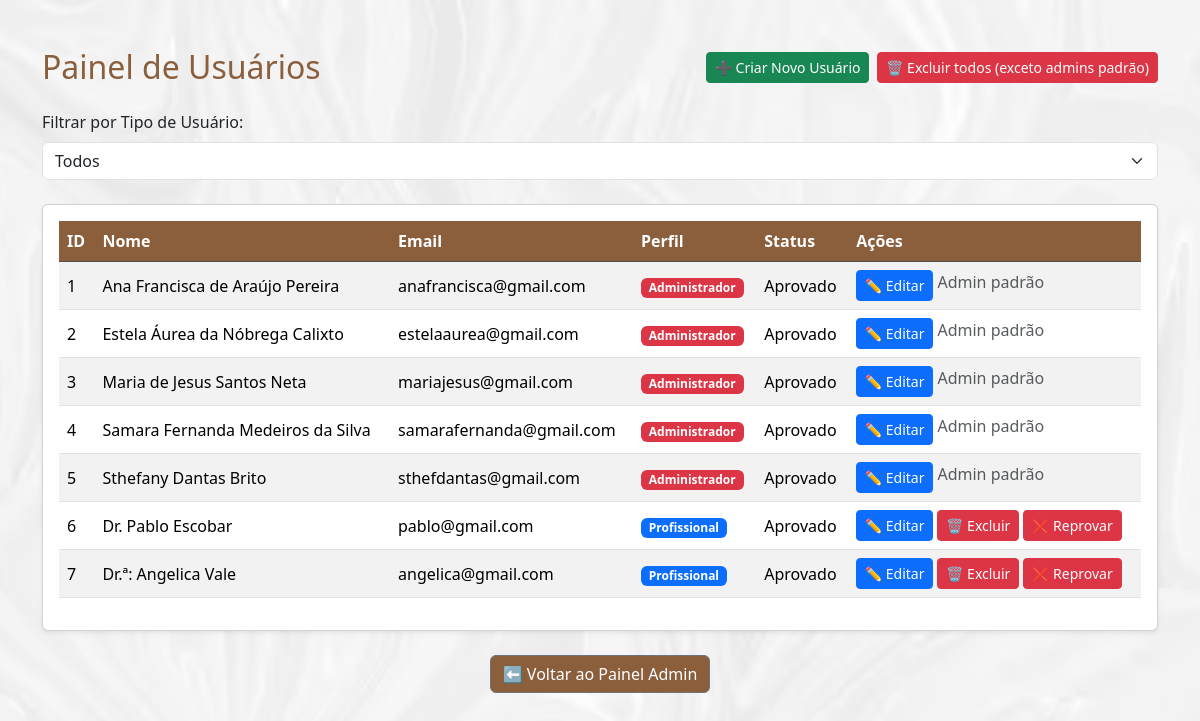
Before: /admin/usuarios (signed in) with the older database file.
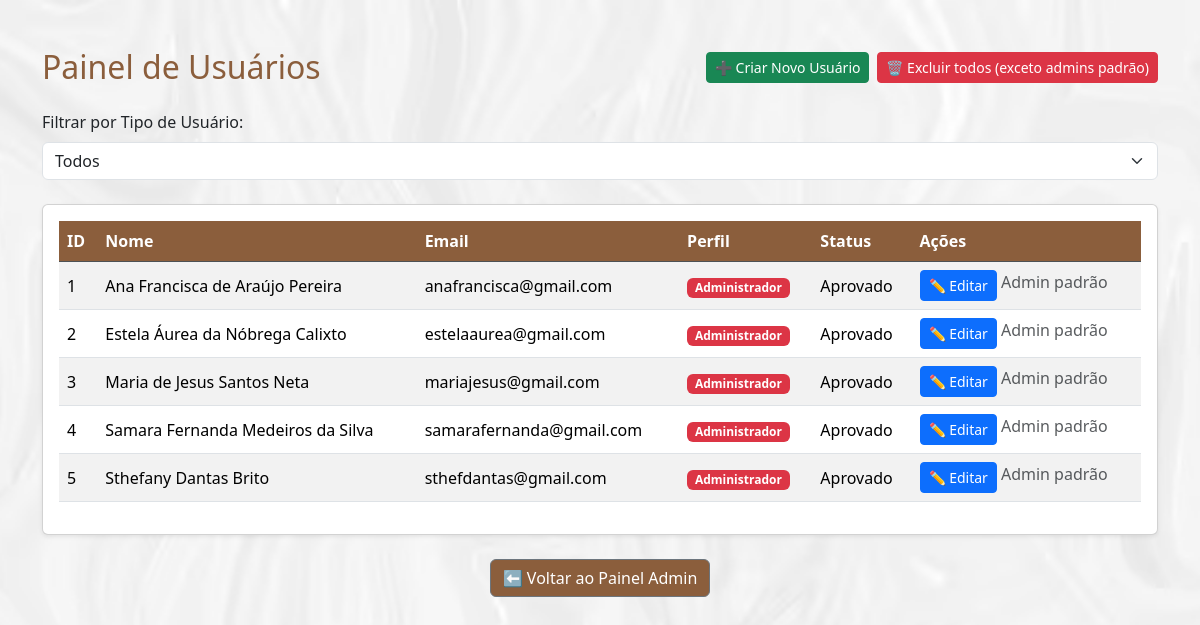
After: the same page with the newer database file.
### models.py (models this page shows)
class User(db.Model):
    __tablename__ = 'tb_usuarios'
    id = db.Column('usu_id', db.Integer, primary_key=True)
    nome = db.Column('usu_nome', db.String(200), nullable=False)
    email = db.Column('usu_email', db.String(200), unique=True, nullable=False)
    senha_hash = db.Column('usu_senha', db.String(200), nullable=False)
    perfil = db.Column(
        'usu_tipo',
        db.Enum('cliente', 'profissional', 'admin', name='perfil_enum'),
        nullable=False,
        default='cliente'
    )
    is_ativo = db.Column('usu_ativo', db.Boolean, nullable=False, default=True)
    cliente = db.relationship(
        'Cliente',
        uselist=False,
        back_populates='user',
        cascade='all, delete-orphan'
    )
    profissional = db.relationship(
        'Profissional',
        uselist=False,
        back_populates='user',
        cascade='all, delete-orphan'
    )
    administrador = db.relationship(
        'Administrador',
        uselist=False,
        back_populates='user',
        cascade='all, delete-orphan'
    )
    notificacoes = db.relationship(
        'Notificacao',
        back_populates='user',
        cascade='all, delete-orphan'
    )

class Administrador(db.Model):
    __tablename__ = 'tb_administradores'
    id = db.Column('adm_id', db.Integer, primary_key=True)
    user_id = db.Column(
        'adm_usu_id',
        db.Integer,
        db.ForeignKey('tb_usuarios.usu_id'),
        unique=True,
        nullable=False
    )
    nivel_acesso = db.Column('adm_nivel', db.String(100), default='geral')
    status = db.Column(
        'adm_status',
        db.Enum('pendente', 'aprovado', 'reprovado', name='status_admin_enum'),
        nullable=False,
        default='aprovado'  # mantém admins criados pelo script como aprovados
    )
    user = db.relationship('User', back_populates='administrador')

class Profissional(db.Model):
    __tablename__ = 'tb_profissionais'
    id = db.Column('pro_id', db.Integer, primary_key=True)
    user_id = db.Column(
        'pro_usu_id',
        db.Integer,
        db.ForeignKey('tb_usuarios.usu_id'),
        unique=True
    )
    contato = db.Column('pro_contato', db.String(200))
    especialidades = db.Column('pro_especialidades', db.String(500))
    foto_perfil = db.Column('pro_foto_perfil', db.String(100))
    status = db.Column(
        'pro_status',
        db.Enum('pendente', 'aprovado', 'reprovado', name='status_prof_enum'),
        nullable=False,
        default='pendente'
    )
    user = db.relationship('User', back_populates='profissional')
    servicos = db.relationship(
        'Servico',
        back_populates='profissional',
        cascade='all, delete-orphan'
    )
    agendamentos = db.relationship(
        'Agendamento',
        back_populates='profissional',
        cascade='all, delete-orphan'
    )

### app.py (the view)
@app.route('/admin/usuarios')
@exige_login
def painel_usuarios():
    u = current_user()
    if u.perfil != 'admin':
        flash("Apenas administradores podem acessar o painel de usuários.", "danger")
        return redirect(url_for('index'))
    usuarios = User.query.all()
    return render_template('painel_usuarios.html', user=u, usuarios=usuarios)

### app.py (called while the page is built)
def current_user():
    uid = session.get('user_id')
    if not uid:
        return None
    return User.query.get(uid)

def exige_login(func):
    from functools import wraps
    @wraps(func)
    def wrapper(*args, **kwargs):
        if not current_user():
            return redirect(url_for('index'))
        return func(*args, **kwargs)
    return wrapper

### templates/painel_usuarios.html (shortened to what this page needs)
<!DOCTYPE html>
<html lang="pt-br">
<head>
    <link href="https://cdn.jsdelivr.net/npm/bootstrap@5.3.3/dist/css/bootstrap.min.css" rel="stylesheet">
    <link rel="stylesheet" href="{{ url_for('static', filename='css/painel_usuarios.css') }}">
</head>
<body class="bg-light">
    <div class="container py-5">
        <div class="d-flex justify-content-between align-items-center mb-4">
            <h2 class="mb-0 text-dark">Painel de Usuários</h2>
            <div class="d-flex gap-2">
                <a href="{{ url_for('criar_usuario') }}" class="btn btn-sm btn-success">
                    ➕ Criar Novo Usuário
                </a>
                <form method="post"
                      action="{{ url_for('limpar_usuarios') }}"
                      onsubmit="return confirm('Tem certeza que deseja excluir TODOS os usuários, exceto os admins padrão? Esta ação não pode ser desfeita.');">
                    <button type="submit" class="btn btn-sm btn-danger">
                        🗑️ Excluir todos (exceto admins padrão)
                    </button>
                </form>
            </div>
        </div>
        <div class="mb-4">
            <label for="userFilter" class="form-label">Filtrar por Tipo de Usuário:</label>
            <select id="userFilter" class="form-select" onchange="filterUsers()">
                <option value="all">Todos</option>
            </select>
        </div>
        <div class="card shadow-sm">
            <div class="card-body">
                <table class="table table-striped table-hover align-middle">
                    <thead class="table-dark">
                        <tr>
                            <th>ID</th>
                            <th>Nome</th>
                            <th>Email</th>
                            <th>Perfil</th>
                            <th>Status</th>
                            <th>Ações</th>
                        </tr>
                    </thead>
                    <tbody id="userTableBody">
                        {% for u in usuarios %}
                        <tr class="{{ u.perfil }}">
                            <td>{{ u.id }}</td>
                            <td>{{ u.nome }}</td>
                            <td>{{ u.email }}</td>
                            <td>
                                {% if u.perfil == 'admin' %}
                                    <span class="badge bg-danger">Administrador</span>
                                {% elif u.perfil == 'profissional' %}
                                    <span class="badge bg-primary">Profissional</span>
                                {% else %}
                                    <span class="badge bg-success">Cliente</span>
                                {% endif %}
                            </td>
                            <td>
                                {% if u.perfil == 'profissional' %}
                                    {{ u.profissional.status|capitalize }}
                                {% elif u.perfil == 'admin' %}
                                    {{ u.administrador.status|capitalize }}
                                {% else %}
                                    {% if u.is_ativo %}Ativo{% else %}Inativo{% endif %}
                                {% endif %}
                            </td>
                            <td>
                                {% set is_admin_padrao = u.perfil == 'admin' and u.email in [
                                    'anafrancisca@gmail.com',
                                    'estelaaurea@gmail.com',
                                    'mariajesus@gmail.com',
                                    'samarafernanda@gmail.com',
                                    'sthefdantas@gmail.com'
                                ] %}
                                <div class="d-flex gap-1 flex-wrap">
                                    <a href="{{ url_for('editar_usuario', user_id=u.id) }}" class="btn btn-sm btn-primary" title="Editar">
                                        ✏️ Editar
                                    </a>
                                    {% if not is_admin_padrao %}
                                    <form method="post" action="{{ url_for('excluir_usuario', user_id=u.id) }}" style="display: inline;"
                                          onsubmit="return confirm('Tem certeza que deseja excluir o usuário {{ u.nome }}? Esta ação não pode ser desfeita.');">
                                        <button type="submit" class="btn btn-sm btn-danger" title="Excluir">
                                            🗑️ Excluir
                                        </button>
                                    </form>
                                    {% endif %}
                                    {% if is_admin_padrao %}
                                        <span class="text-muted">Admin padrão</span>
                                    {% elif u.perfil == 'profissional' %}
                                        {% if u.profissional.status == 'pendente' %}
                                            <a href="{{ url_for('aprovar_profissional', user_id=u.id) }}" class="btn btn-sm btn-success">✅ Aprovar</a>
                                            <a href="{{ url_for('reprovar_profissional', user_id=u.id) }}" class="btn btn-sm btn-danger">❌ Reprovar</a>
                                        {% elif u.profissional.status == 'aprovado' %}
                                            <a href="{{ url_for('reprovar_profissional', user_id=u.id) }}" class="btn btn-sm btn-danger">❌ Reprovar</a>
                                        {% elif u.profissional.status == 'reprovado' %}
                                            <a href="{{ url_for('reconsiderar_profissional', user_id=u.id) }}" class="btn btn-sm btn-warning">🔄 Reconsiderar</a>
                                        {% endif %}
                                    {% endif %}
                                </div>
                            </td>
                        </tr>
                        {% endfor %}
                    </tbody>
                </table>
            </div>
        </div>
        <div class="text-center mt-4">
            <a href="{{ url_for('dashboard_admin') }}" class="btn btn-secondary">⬅ Voltar ao Painel Admin</a>
        </div>
    </div>
</body>
</html>

### static/css/painel_usuarios.css (style rules this page uses)
.text-dark { --bs-text-opacity: 1; color: #8b5e3c !important; }
.table thead th { background-color: #8b5e3c; color: white; }
.btn-secondary { --bs-btn-bg: #8b5e3c; }
body.bg-light { background-image: url("../imgs/plano_de_fundo.jpg") !important; background-repeat: no-repeat !important; background-size: cover !important; background-position: center !important; background-attachment: fixed !important; }

Changed rows visible on the page:
removed User: id "6", nome "Dr. Pablo Escobar", email "pablo@gmail.com", usu_tipo "Profissional", profissional.status "Aprovado"
removed User: id "7", nome "Dr.ª: Angelica Vale", email "angelica@gmail.com", usu_tipo "Profissional", profissional.status "Aprovado"
